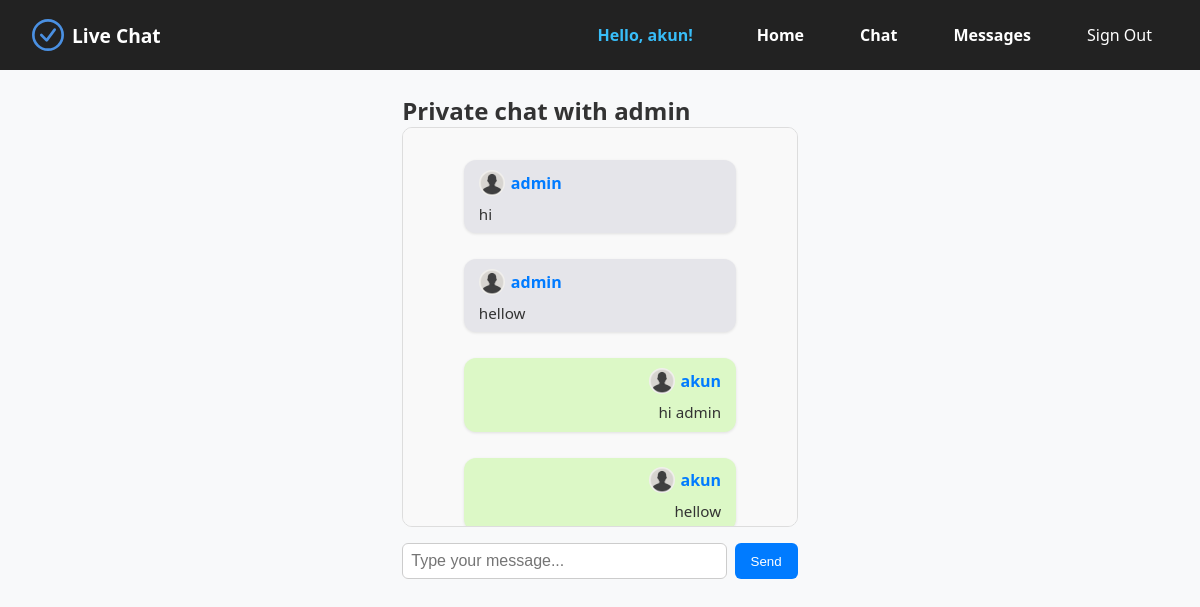
The page /chat/private/admin/ (signed in) on the database its author committed.
### main/models.py (models this page shows, shortened)
class Profile(models.Model):
    user = models.OneToOneField(User, on_delete=models.CASCADE)
    name = models.CharField(max_length=100, blank=True)
    image = models.ImageField(upload_to='profile_pics/', blank=True, null=True)

class PrivateMessage(models.Model):
    room = models.ForeignKey(PrivateChatRoom, on_delete=models.CASCADE, related_name='messages')
    user = models.ForeignKey(User, on_delete=models.CASCADE)
    content = models.TextField()
    timestamp = models.DateTimeField(auto_now_add=True)

### main/views.py (the view)
# urls.py: path('chat/private/<str:username>/', views.private_chat_view, name='private_chat'),
@login_required
def private_chat_view(request, username):
    other_user = get_object_or_404(User, username=username)
    if other_user == request.user:
        return redirect('profile_detail', username=username)
    rooms = PrivateChatRoom.objects.annotate(num_participants=Count('participants')).filter(
        participants=request.user,
        num_participants=2
    )
    room = None
    for r in rooms:
        if r.participants.filter(id=other_user.id).exists():
            room = r
            break
    if not room:
        room = PrivateChatRoom.objects.create()
        room.participants.set([request.user, other_user])
        room.save()
    messages = room.messages.all().order_by('timestamp')
    return render(request, 'main/private_chat.html', {
        'room': room,
        'other_user': other_user,
        'messages': messages,
    })

### templates/main/private_chat.html (shortened to what this page needs)
{% extends 'main/base.html' %}
{% load static %}
{% block content %}
<div class="chat-container">
  <h2 class="chat-title">Private chat with {{ other_user.username }}</h2>
  <div id="chat-box" class="chat-box">
    {% for msg in messages %}
      <div class="message-container {% if msg.user == request.user %}own-message{% endif %}">
        <div class="message-content">
          <a href="/profile/{{ msg.user.username }}/" class="user-link">
            <img src="{% if msg.user.profile.image %}{{ msg.user.profile.image.url }}{% else %}{% static 'images/default.png' %}{% endif %}"
                 alt="pfp"
                 class="profile-pic"
                 data-username="{{ msg.user.username }}">
            <strong class="username" data-username="{{ msg.user.username }}">
              {{ msg.user.profile.name|default:msg.user.username }}
            </strong>
          </a>
          <span class="message-text">{{ msg.content }}</span>
        </div>
      </div>
    {% endfor %}
  </div>
  <form id="chat-form" class="chat-form" onsubmit="event.preventDefault(); sendMessage();">
    <input type="text" id="message-input" autocomplete="off" placeholder="Type your message..." />
    <button type="submit">Send</button>
  </form>
</div>
{% endblock %}

### templates/main/base.html (shortened to what this page needs)
<!DOCTYPE html>
<html lang="en">
<head>
  {% load static %}
  <link rel="stylesheet" href="{% static 'css/style.css' %}">
</head>
<body>
 <nav>
  <ul class="navbar navbar-left">
    <li>
      <a href="{% url 'home' %}" class="logo-link">
        <img src="{% static 'images/logo.svg' %}" alt="Logo" class="logo" />
        <span class="site-name">Live Chat</span>
      </a>
    </li>
  </ul>
  <ul class="navbar navbar-right">
    {% if user.is_authenticated %}
      <li class="welcome-user">Hello, {{ user.profile.name|default:user.username }}!</li>
      <li><a href="{% url 'home' %}">Home</a></li>
      <li><a href="{% url 'public_chat' %}">Chat</a></li>
      <li><a href="{% url 'private_chat_list' %}">Messages</a></li>
      <li>
        <form method="POST" action="{% url 'account_logout' %}" style="display:inline;">
          <button type="submit" class="btn-link">Sign Out</button>
        </form>
      </li>
    {% endif %}
  </ul>
  </nav>
  {% block content %}{% endblock %}
</body>
</html>

### static/css/style.css (style rules this page uses)
* { box-sizing: border-box; margin: 0; padding: 0; }
body { font-family: 'Segoe UI', Tahoma, Geneva, Verdana, sans-serif; background-color: #f8f9fa; color: #333; min-height: 100vh; display: flex; flex-direction: column; }
nav { background-color: #222; padding: 1rem 2rem; }
nav { background-color: #222; padding: 1rem 2rem; display: flex; justify-content: space-between; align-items: center; }
.navbar-left { list-style: none; display: flex; align-items: center; margin: 0; padding: 0; }
.logo-link { display: flex; align-items: center; text-decoration: none; color: white; }
.logo { height: 32px; width: 32px; margin-right: 0.5rem; }
.site-name { font-size: 1.2rem; font-weight: bold; color: white; }
.navbar-right { list-style: none; display: flex; align-items: center; gap: 1.5rem; margin: 0; padding: 0; }
.welcome-user { font-weight: bold; color: #38bdf8; }
.navbar-right a, .btn-link { color: #ffffff; font-weight: 600; font-size: 16px; text-decoration: none; padding: 0.5rem 1rem; border-radius: 4px; transition: background-color 0.3s ease; }
.btn-link { background: none; border: none; font: inherit; cursor: pointer; }
.logo-link { display: flex; align-items: center; text-decoration: none; }
.logo { width: 32px; height: 32px; margin-right: 0.5rem; }
.welcome-user { margin-right: 1.5rem; font-weight: bold; color: #38bdf8; }
.message-container { margin: 1rem auto; max-width: 600px; width: 90%; }

### templates/main/private_chat.html (style rules this page uses)
.chat-container { max-width: 700px; margin: 0 auto; padding: 1.5rem; }
.chat-box { border: 1px solid #ddd; background-color: #f9f9f9; border-radius: 10px; padding: 1rem; height: 400px; overflow-y: auto; margin-bottom: 1rem; display: flex; flex-direction: column; }
.message-container { max-width: 75%; word-wrap: break-word; padding: 0.6rem 0.9rem; margin-bottom: 10px; border-radius: 12px; box-shadow: 0 1px 3px rgba(0,0,0,0.1); clear: both; }
.own-message { background-color: #dcf8c6; margin-left: auto; text-align: right; }
.message-container:not(.own-message) { background-color: #e5e5ea; margin-right: auto; }
.user-link { display: inline-flex; align-items: center; text-decoration: none; margin-bottom: 4px; color: #007bff; }
.profile-pic { width: 26px; height: 26px; border-radius: 50%; margin-right: 6px; cursor: pointer; }
.username { font-weight: 600; cursor: pointer; }
.message-text { display: block; color: #333; margin-top: 3px; font-size: 0.95rem; word-wrap: break-word; }
.chat-form { display: flex; gap: 0.5rem; }
#message-input { flex: 1; padding: 0.5rem; border: 1px solid #ccc; border-radius: 6px; font-size: 1rem; }
.chat-form button { padding: 0.5rem 1rem; background-color: #007bff; border: none; color: white; border-radius: 6px; cursor: pointer; }

### rows shown on the page
PrivateMessage: user.profile.name "admin", content "hi"
PrivateMessage: user.profile.name "admin", content "hellow"
PrivateMessage: user.profile.name "akun", content "hi admin"
PrivateMessage: user.profile.name "akun", content "hellow"

### other values the page prints
{{ user.profile.name|default:user.username }} "akun"
{{ other_user.username }} "admin"
